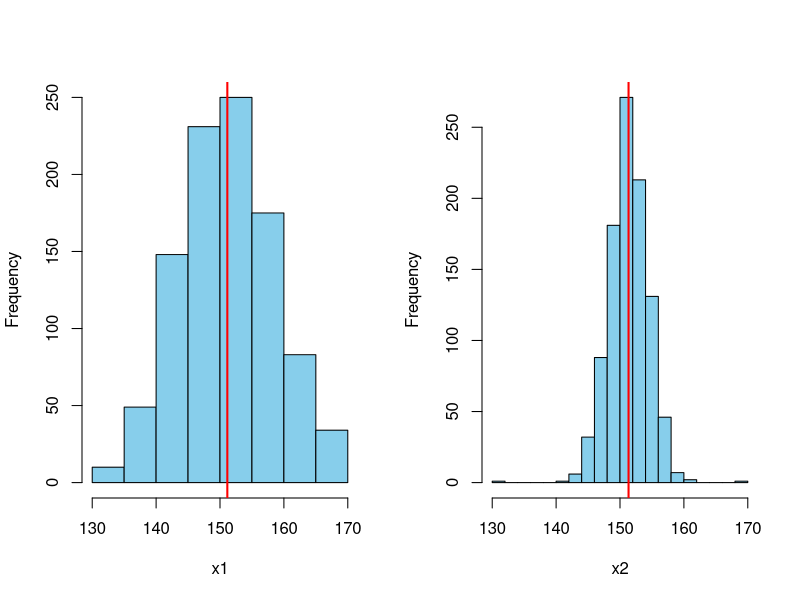
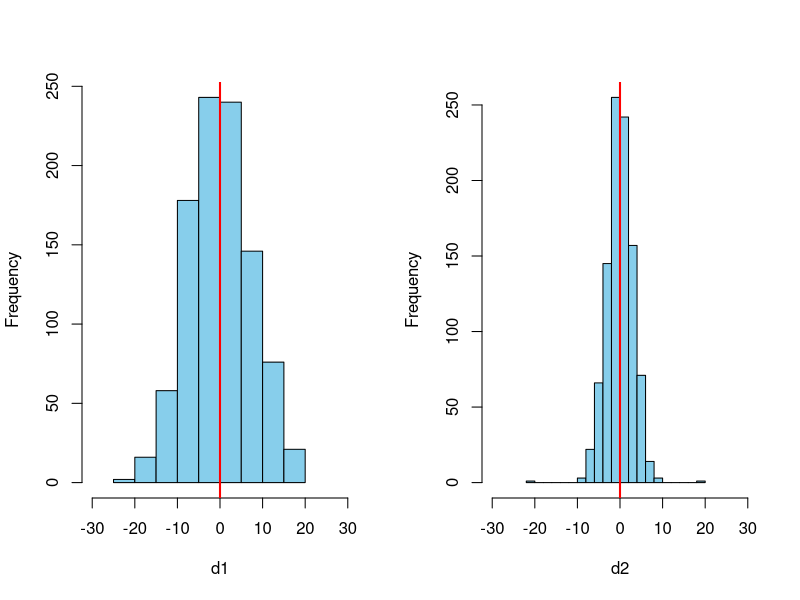
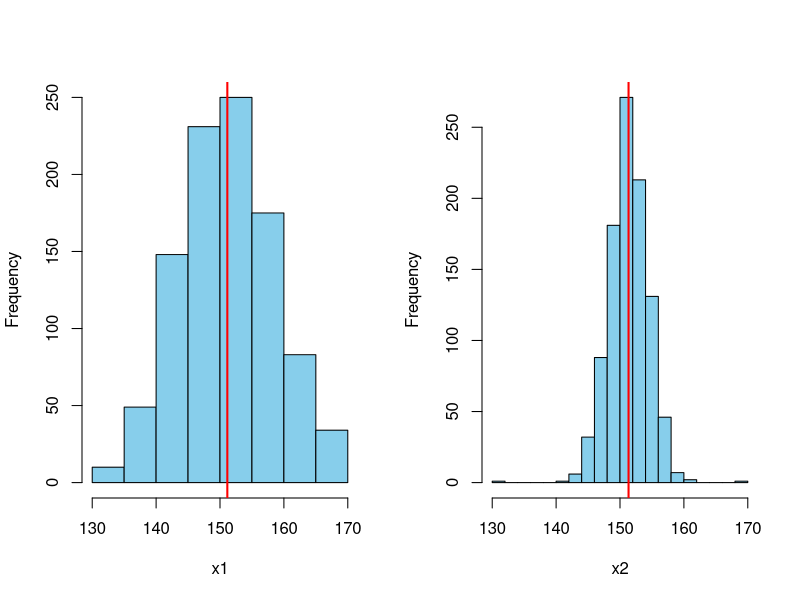

Reproduce these figures in R, in order.
## ---- chunk 1
knitr::opts_chunk$set(echo = TRUE, comment = NULL)
options(digits = 2, scipen=999)
## ---- chunk 2
library(psych)
library(ggplot2)
## ---- chunk 3
set.seed(1234)
x1 <- rnorm(1000, 151.3, 8)
x1 <- x1[x1 > 130 & x1 < 170]
x2 <- c(rnorm(length(x1)-2, 151.3, 3), 130, 170)
par(mfrow = c(1,2))
hist(x1, col = "skyblue", xlim = c(130, 170), main = NULL)
abline(v = mean(x1), col = "red", lwd = 2)
hist(x2, col = "skyblue", xlim = c(130, 170), main = NULL, breaks = 15)
abline(v = mean(x2), col = "red", lwd = 2)
par(mfrow = c(1, 1))
## ---- chunk 4
range(x1)
range(x2)
## ---- chunk 5
quantile(x1)
quantile(x2)
## ---- chunk 6
quantile(x1, probs = c(.25, .75))

median(x1)
## ---- chunk 7
par(mfrow = c(1,2))
d1 <- x1 - mean(x1)
d2 <- x2 - mean(x2)
hist(d1, col = "skyblue", xlim = c(-30, 30), main = NULL)
abline(v = mean(d1), col = "red", lwd = 2)
hist(d2, col = "skyblue", xlim = c(-30, 30), main = NULL, breaks = 15)
abline(v = mean(d2), col = "red", lwd = 2)
par(mfrow = c(1, 1))

## ---- chunk 8
par(mfrow = c(1,2))
hist(x1, col = "skyblue", xlim = c(130, 170), main = NULL)
abline(v = mean(x1), col = "red", lwd = 2)
hist(x2, col = "skyblue", xlim = c(130, 170), main = NULL, breaks = 15)
abline(v = mean(x2), col = "red", lwd = 2)
par(mfrow = c(1, 1))
## ---- chunk 9
d <- data.frame(x1, x2)
describe(d, fast = TRUE)
